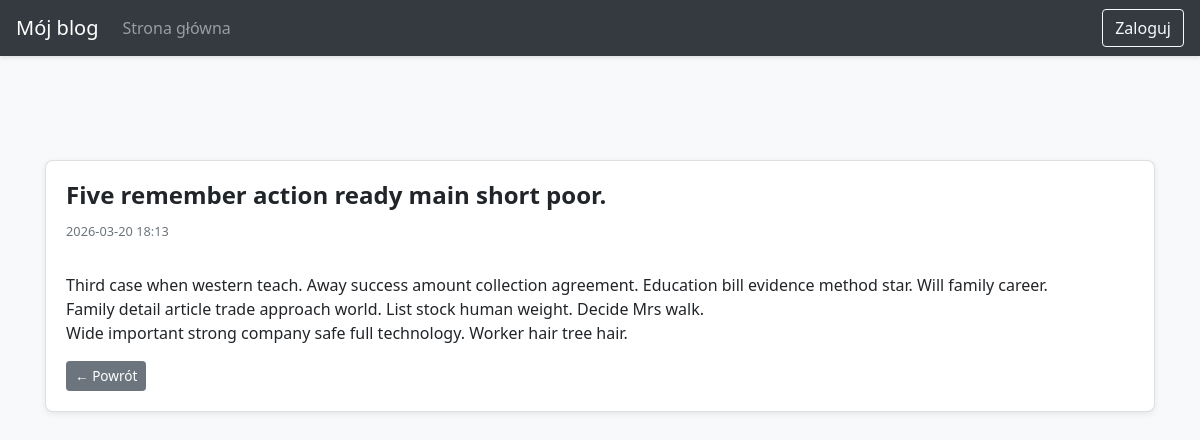
/post/6, run on the app's committed database.
### blog/models.py (models this page shows)
class Entry(db.Model):
    id = db.Column(db.Integer, primary_key=True)
    title = db.Column(db.String(80), nullable=False)
    body = db.Column(db.Text, nullable=False)
    pub_date = db.Column(
        db.DateTime,
        nullable=False,
        default=datetime.datetime.utcnow
    )
    is_published = db.Column(db.Boolean, default=False)

### blog/routes.py (the view)
@app.route("/post/<int:entry_id>")
def view_entry(entry_id):
    post = Entry.query.get_or_404(entry_id)
    if not post.is_published and not session.get('logged_in'):
        abort(404)
    return render_template("view_post.html", post=post)

### blog/templates/view_post.html (shortened to what this page needs)
{% extends "base.html" %}
{% block content %}
<div class="card mb-4">
    <div class="card-body">
        <h2 class="card-title">{{ post.title }}</h2>
        <small class="text-muted d-block mb-2">
            {{ post.pub_date.strftime('%Y-%m-%d %H:%M') }}
        </small>
        <p class="card-text">
            {{ post.body|replace('\n','<br>')|safe }}
        </p>
        <div class="mt-3 d-flex gap-2 align-items-center">
            <a href="{{ url_for('index') }}"
               class="btn btn-secondary btn-sm">
               &larr; Powrót
            </a>
        </div>
    </div>
</div>
{% endblock %}

### blog/static/css/style.css (style rules this page uses)
body { padding-top: 5rem; font-family: "Segoe UI", Tahoma, Geneva, Verdana, sans-serif; background-color: #f8f9fa; color: #212529; }
.card { border-radius: 0.5rem; box-shadow: 0 2px 6px rgba(0, 0, 0, 0.08); transition: transform 0.2s ease, box-shadow 0.2s ease; }
.card-title { font-size: 1.5rem; font-weight: 600; }
.card-text { white-space: pre-line; line-height: 1.5; }
.btn { transition: all 0.2s ease; }
.btn-sm { padding: 0.25rem 0.5rem; font-size: 0.85rem; }
.mt-3 { margin-top: 1rem !important; }
.gap-2 { gap: 0.5rem; }

### data on the page
Entry: title "Five remember action ready main short poor.", pub_date "2026-03-20 18:13", body "Third case when western teach. Away success amount collection agreement. Education bill evidence method star. Will family career. Family detail article trade approach world. List stock human weight. Decide Mrs walk. Wide important strong company safe full technology. Worker hair tree hair."
